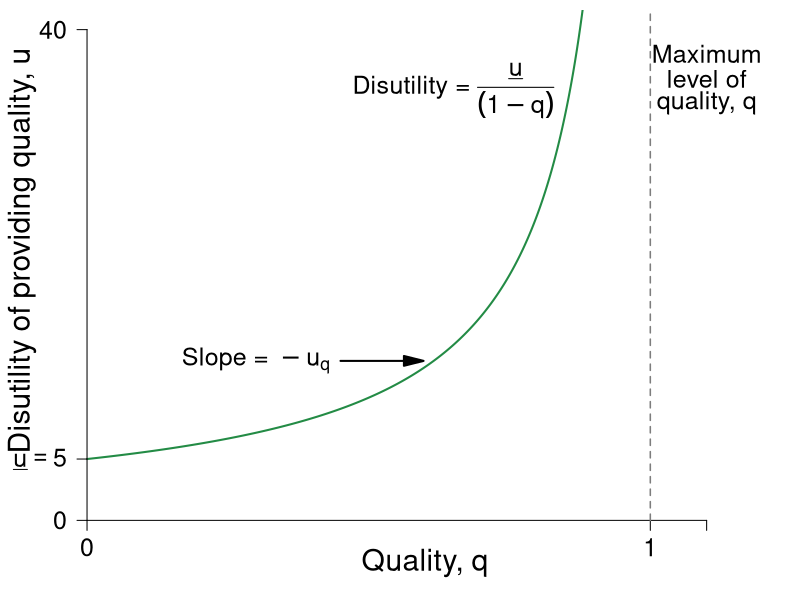

Here is the R script that generated this plot:
require(ggplot2)
require(shape)
require(plotrix)
pdf(file = "information_power/ch11_fig2.pdf", width = 9, height = 7)

#Set parameters for graphics
pointsize <- 1.8
axislabelsize <- 1.8
labelsize <- 1.5
namesize <- 1.8
annotatesize <- 1.5
graphlinewidth <- 2
segmentlinewidth <- 1.5

disutilityFn <- function(q, delta = 5) {
  delta /(1 - q)
}

#COL <- c("#1B9E77", "#D95F02", "#7570B3", "#E7298A", "#66A61E", "#E6AB02", "#A6761D", "#666666")
COL <- c("#238b45","#7fc97f", "#beaed4", "#fdc086", "#ffff99")
COLA <- c("#e0f3db", "#99d8c9","#66c2a4","#41ae76", "#238b45", "#005824")
COLB <- c("#c6dbef", "#4eb3d3", "#2b8cbe", "#0868ac","#084081")
COLC <- c("#fcfbfd", "#efedf5", "#dadaeb", "#bcbddc", "#9e9ac8", "#807dba", "#6a51a3", "#54278f", "#3f007d")
grays <- gray.colors(25, start = 1, end = 0)

par(mar =  c(3, 3, .5, .5))
xlims <- c(0, 1.2)
ylims <- c(0, 40)


plot(0, 0, xlim = xlims, ylim = ylims, type = "n",
     xlab = expression(paste(""), cex = axislabelsize),
     ylab = expression(paste(""), cex = axislabelsize),
     xaxt = "n", yaxt = "n", cex.lab = axislabelsize, bty = "n")

npts <- 500 
npts2 <- 501
#Specify the sequences of points for graphing. 
xx1 <- seq(xlims[1], 0.9, length.out = npts)
xx2 <- seq(xlims[1], xlims[2], length.out = npts)
xx3 <- seq(xlims[1], xlims[2], length.out = npts2)
xx4 <- seq(xlims[1], 25, length.out = npts2)

#Draw the lines for the graphs
lines(xx1, disutilityFn(xx1), col = COL[1], lwd = graphlinewidth)
#lines(xx2, solowCondition(xx2, delta = 5), col = COL[3], lwd = 4)
#lines(xx2, solowInfeas(xx2, delta = 5), col = COL[1], lwd = 4, lty = 2)

#Customize ticks and labels for the plot
ticksy <- c(0, 5, 40)
ylabels <- c(0, expression(underline(u) == 5), 40)
ticksx <- c(0, 1, 1.1)
xlabels <- c(0, 1.0, NA)
axis(1, at = ticksx, pos = 0, labels = xlabels, cex.axis = labelsize)
axis(2, at = ticksy, pos = 0, labels = ylabels, las = 1, cex.axis = labelsize)

# Axis labels 
text(0.5*xlims[2], -3.5, expression(paste("Quality, ", q)), xpd = TRUE, cex = axislabelsize) 
text(-0.115, 0.55*ylims[2], expression(paste("Disutility of providing quality, ", u)), xpd = TRUE, cex = axislabelsize, srt = 90) 

#Annotation of the  graphs
text(0.65, 35, expression(paste("Disutility = ", frac(underline("u"), (1 - q)))), cex = labelsize)

#Line for the absolute maximum quality
segments(1, 0, 1, 42, lty = 2, lwd = 1.5, col = grays[20])

#Arrow to Slope of BRF
Arrows(0.45, 13, 0.58, 13, col = "black", lty = 1, lwd = 2, arr.type = "triangle")
text(0.3, 13, expression(paste("Slope = " - u[q])), cex = labelsize)

#Text to indicate delta = 5
#text(0.2, 38, expression(paste("Disutility of effort")), cex = labelsize)
#text(0.2, 36, expression(paste("set to ", underline("u"), " = 5")), cex = labelsize)

#Text for max quality
text(1.1, 38, expression(paste("Maximum")), cex = labelsize)
text(1.1, 36, expression(paste("level of")), cex = labelsize)
text(1.1, 34, expression(paste("quality, q")), cex = labelsize)


dev.off()
